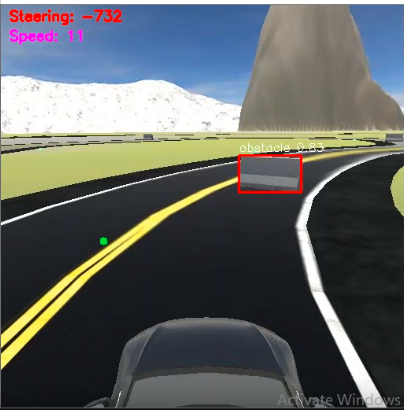
#> input picture race/image1.png, 404 x 410 px
$ python -i obstacle_detection_with_yolo.py   (imports and definitions only)
#> lines starting #> are read from the running program, lines starting #| are printed output that depends on the picture; after the words box and inside, x2 and y2 are one past the last pixel; in counts of white or black regions, pixels touching at a corner belong together
#> further down, picture is the input picture: shape (410, 404, 3); mean B, G, R 98.1, 99.2, 95.6
import cv2 as cv
import avisengine
from config import *  # includes speed
from time import time
import numpy as np
from math import hypot
import onnxruntime as ort

# ------------------ settings ------------------
W, H = 512, 512
CAR_CENTER = (260, 400)
top_left = (160, 230)
top_right = (352, 230)
bottom_right = (W - 30, H - 120)
bottom_left = (60, H - 120)
CONTOUR_MIN_SIZE = 250
APPROX_MAX_SIZE = 16
LOWER_YELLOW = np.array([22, 102, 122])
UPPER_YELLOW = np.array([30, 255, 255])
classes = ["obstacle", "stop line"]

def warp_frame(frame):
    """Convert main view to bird-eye view"""
    src_points = np.float32([top_left, top_right, bottom_right, bottom_left])
    dst_points = np.float32([[0, 0], [W, 0], [W, H], [0, H]])
    matrix = cv.getPerspectiveTransform(src_points, dst_points)
    return cv.warpPerspective(frame, matrix, (W, H))
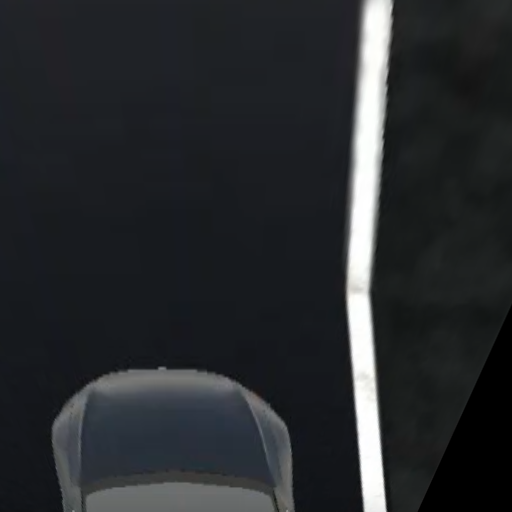
#> returned value: shape (512, 512, 3); mean of channels 0, 1, 2 46.1, 43.3, 40.6; drawn as B, G, R


def create_mask(frame, low, up):
    """Create a color mask (HSV)"""
    img_hsv = cv.cvtColor(frame, cv.COLOR_BGR2HSV)
#> img_hsv: shape (512, 512, 3); mean H, S, V 93.6, 40.7, 46.3
    return cv.inRange(img_hsv, low, up)
#> returned value: shape (512, 512); every value is 0

def find_line(frame, mask):
    """Find the line center from contours"""
    contours, _ = cv.findContours(mask, cv.RETR_EXTERNAL, cv.CHAIN_APPROX_NONE)
#> contours = []
    line_center_x = None
    line_img = np.zeros_like(frame)

    if len(contours) > 0:
        # Find the contour closest to the car
        candidates = []
        for c in contours:
            if cv.contourArea(c) > CONTOUR_MIN_SIZE:
                epsilon = 0.01 * cv.arcLength(c, True)
                approx = cv.approxPolyDP(c, epsilon, True)
                if len(approx) < APPROX_MAX_SIZE:
                    M = cv.moments(c)
                    if M["m00"] != 0:
                        cx, cy = int(M["m10"] / M["m00"]), int(M["m01"] / M["m00"])
                        dist = hypot(cx - CAR_CENTER[0], cy - CAR_CENTER[1])
                        candidates.append((c, (cx, cy), dist))
        if candidates:
            candidates.sort(key=lambda x: x[2])
            best = candidates[0]
            line_center_x = best[1][0]
            cv.drawContours(line_img, [best[0]], -1, (0, 255, 0), -1)

    return line_img, line_center_x

def translate(value, leftMin, leftMax, rightMin, rightMax):
    """Map a pixel range to a steering angle range"""
    if leftMax == leftMin:
        return rightMin
    leftSpan = leftMax - leftMin
    rightSpan = rightMax - rightMin
    valueScaled = float(value - leftMin) / float(leftSpan)
    return rightMin + (valueScaled * rightSpan)


def calc_steering(frame, prev_avg=None, debug=False):
    """Calculate lane center based on yellow line with memory of previous frame."""
    warped_frame = warp_frame(frame)
    yellow_mask = create_mask(warped_frame, LOWER_YELLOW, UPPER_YELLOW)
    yellow_img, yellow_center_x = find_line(warped_frame, yellow_mask)
#> yellow_img: shape (512, 512, 3); every value is 0

    # Use previous avg if yellow line is not detected
    if yellow_center_x is not None:
        target_x = yellow_center_x
    else:
        target_x = prev_avg if prev_avg is not None else CAR_CENTER[0]

    # Proportional control for smooth steering
    current_x = prev_avg if prev_avg is not None else CAR_CENTER[0]

    if debug:
        cv.imshow("warped", warped_frame)
        cv.imshow("yellow mask", yellow_mask)

    return yellow_img, target_x

def sigmoid(x): return 1/(1+np.exp(-x))

def get_mask(mask_vec, box, orig_w, orig_h):
    x1,y1,x2,y2 = box
    mask = sigmoid(mask_vec.reshape(160,160))
    mask = (mask>0.5).astype(np.uint8)*255
    mx1,my1,mx2,my2 = map(int,[x1/orig_w*160,y1/orig_h*160,x2/orig_w*160,y2/orig_h*160])
    mask = mask[my1:my2,mx1:mx2]
    mask = cv.resize(mask,(int(x2-x1),int(y2-y1)), interpolation=cv.INTER_NEAREST)
    return mask

def iou(b1,b2):
    x1,y1,x2,y2 = b1
    X1,Y1,X2,Y2 = b2
    inter = max(0,min(x2,X2)-max(x1,X1))*max(0,min(y2,Y2)-max(y1,Y1))
    area1,area2 = (x2-x1)*(y2-y1),(X2-X1)*(Y2-Y1)
    return inter/(area1+area2-inter+1e-6)

# [1 line that did not run here, left out]
# [4 lines not run here, left out]

# ------------------  ONNX  model ------------------
# [1 line that did not run here, left out]

center_line_x = 0
obs = False
frame_count = 0

# [109 lines not run here, left out]

>>> import cv2
>>> picture = cv2.imread('image1.png')
>>> result = calc_steering(picture)

$ run again, on race/image2.png
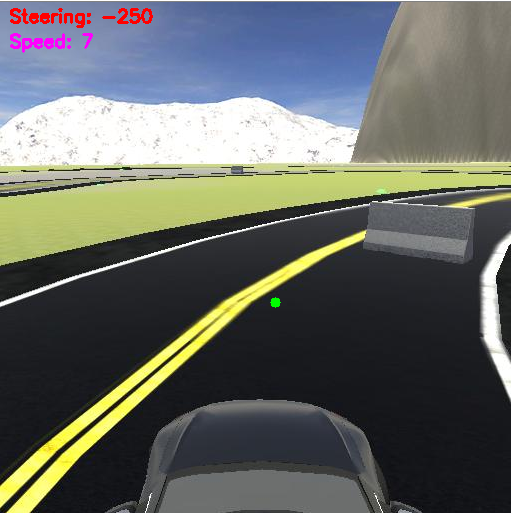
#> input picture race/image2.png, 511 x 513 px
#> picture is the input picture: shape (513, 511, 3); mean B, G, R 99.6, 104.4, 101.3
#> img_hsv: shape (512, 512, 3); mean H, S, V 99.2, 47, 62.2
#> in create_mask, `return cv.inRange(img_hsv, low, up)`:
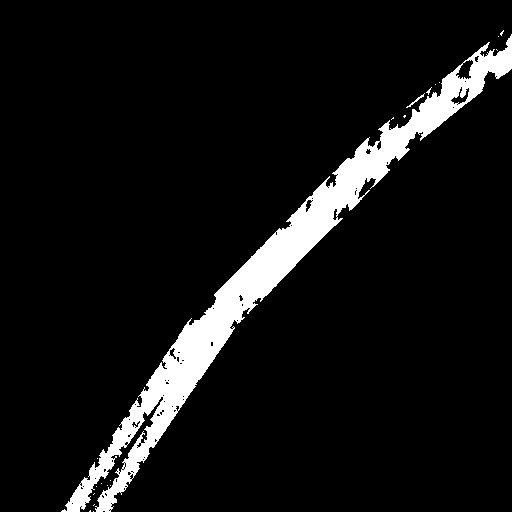
#> returned value: shape (512, 512); 7.8% white; 20 white regions (18 under 20 px)
#> contours = 20 contours, 18 with area under 20; largest, box (x1, y1, x2, y2) and area: (61, 34, 512, 512) 19946, (406, 93, 425, 108) 22
#> the loop in find_line, `for c in contours:` made 20 passes
#> (epsilon, cx, cy, dist) on pass 19: (24.92, 275, 271, 129.9)
#> after the loop in find_line, `for c in contours:`: candidates = 1 item
#> best = 3 items, first 3: contour of 2001 points, box (x1, y1, x2, y2) (61, 34, 512, 512), area 19946, (275, 271), 129.9
#> line_center_x = 275
#> in find_line, `cv.drawContours(line_img, [best[0]], -1, (0, 255, 0), -1)`:
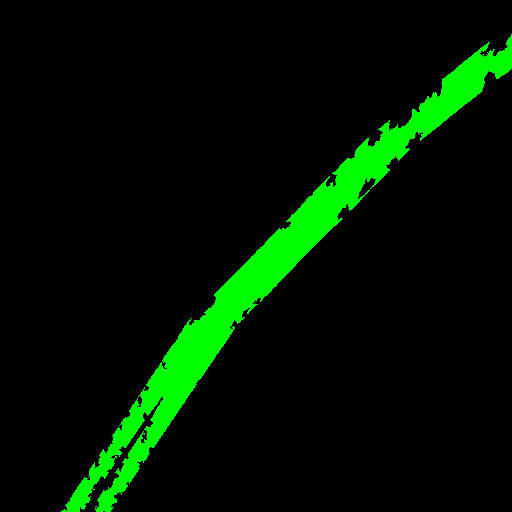
#> line_img: shape (512, 512, 3); mean of channels 0, 1, 2 0, 20.4, 0; drawn as B, G, R

$ run again, on race/image3.png
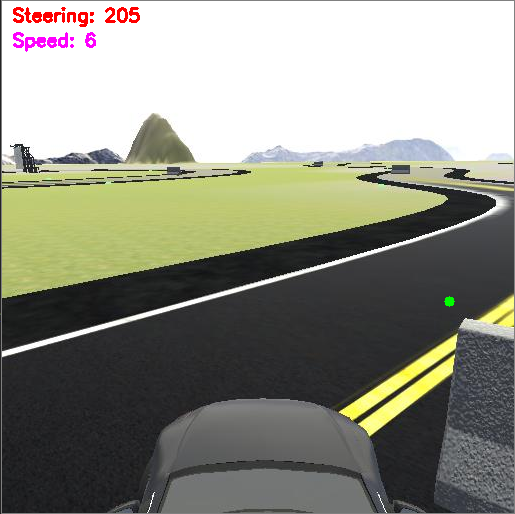
#> input picture race/image3.png, 515 x 514 px
#> picture is the input picture: shape (514, 515, 3); mean B, G, R 130, 142.1, 141.6
#> in warp_frame, `return cv.warpPerspective(frame, matrix, (W, H))`:
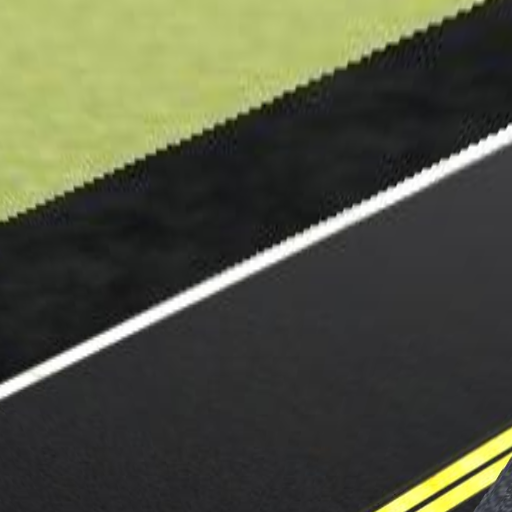
#> returned value: shape (512, 512, 3); mean of channels 0, 1, 2 64.3, 82.6, 79.7; drawn as B, G, R
#> img_hsv: shape (512, 512, 3); mean H, S, V 65.5, 36, 83.4
#> in create_mask, `return cv.inRange(img_hsv, low, up)`:
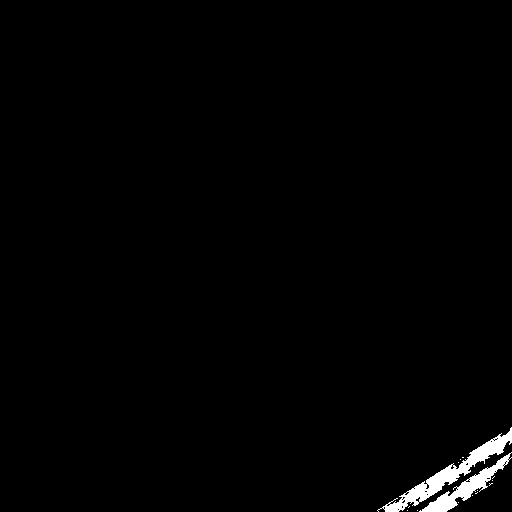
#> returned value: shape (512, 512); 1.2% white; 15 white regions (13 under 20 px)
#> contours = 15 contours, 13 with area under 20; largest, box (x1, y1, x2, y2) and area: (377, 427, 512, 512) 1742, (419, 452, 512, 512) 1058
#> the loop in find_line, `for c in contours:` made 15 passes
#> (epsilon, cx, cy, dist) on pass 15: (4.94, 449, 473, 202.6)
#> after the loop in find_line, `for c in contours:`: candidates = 1 item
#> best = 3 items, first 3: contour of 402 points, box (x1, y1, x2, y2) (377, 427, 512, 512), area 1742, (449, 473), 202.6
#> line_center_x = 449
